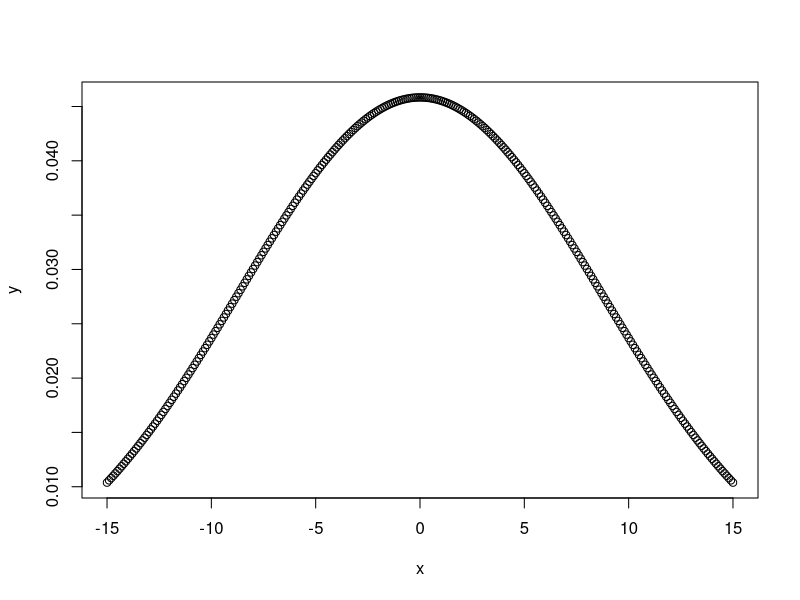
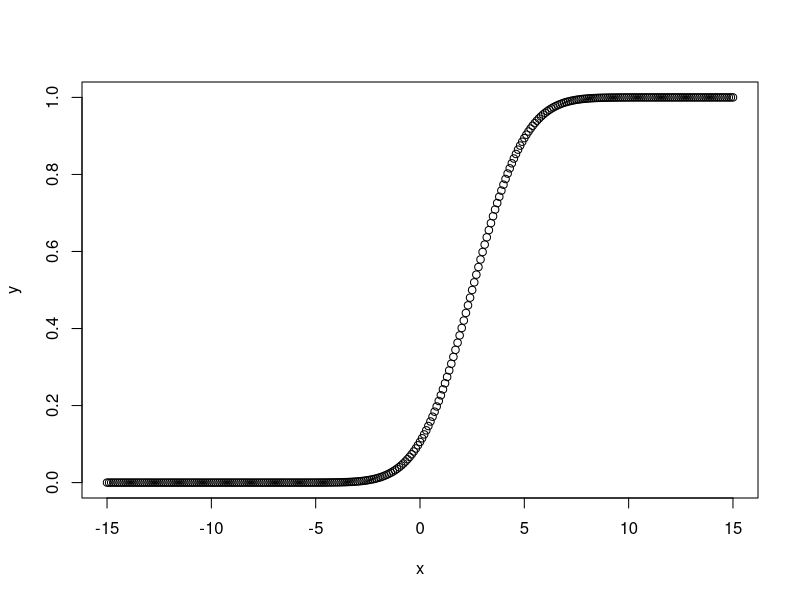
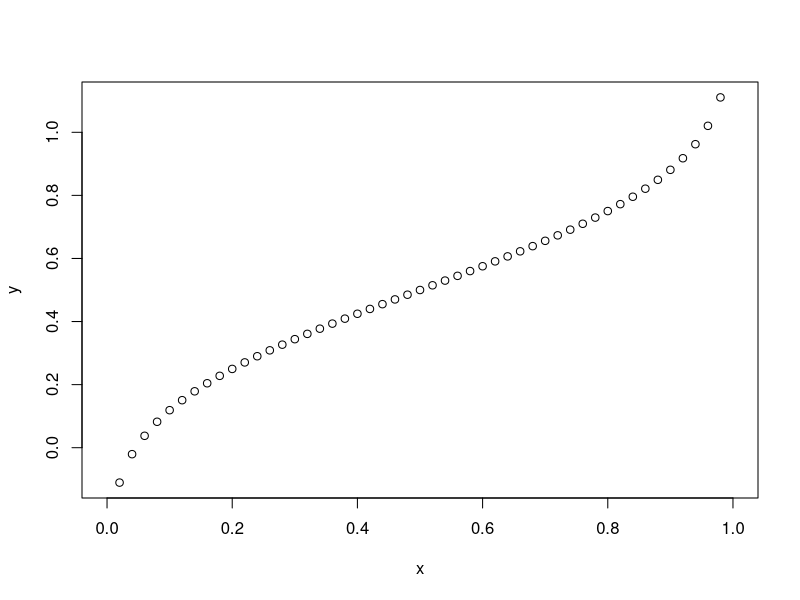
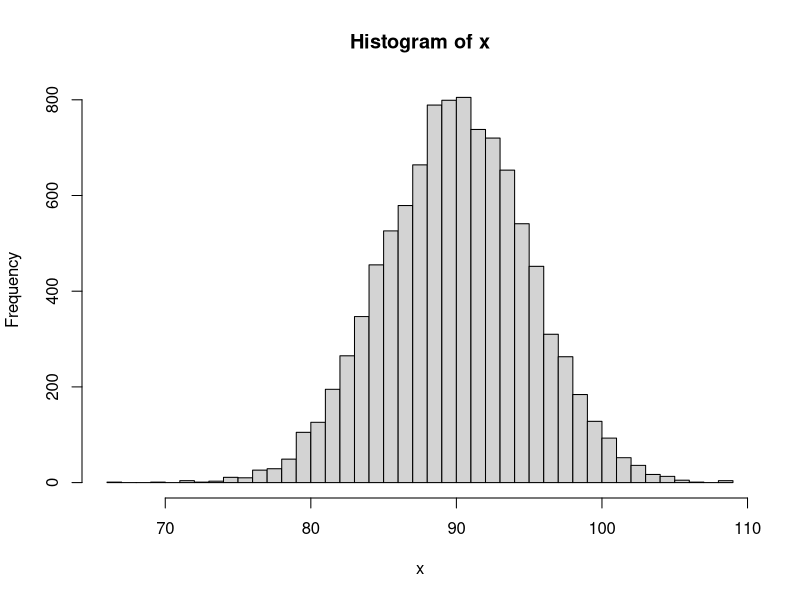

The R source for these figures, in order:
#Demonstarte finding the probability and probability distributionin R
#[1]Bionomial Distribution
#a)dbinom()
dbinom(3, size = 13, prob = 1 / 6)
#b)pbinom()
pbinom(3, size = 13, prob = 1 / 6)
#c)qbinom()
qbinom(0.8419226, size = 13, prob = 1 / 6)
#d)rbinom
rbinom(8, size = 13, prob = 1 / 6)

#[2]Poissons Distribution
#a)dpois
dpois(6, 6)
#b)ppois
ppois(6, 6)
#c)rpois
rpois(6, 6)
#d)qpois
y <- c(.01, .05, .1, .2)
qpois(y, 6)

#[3]Normal Distribution
#a)dnormal
x = seq(-15, 15, by=0.1)#creating seq(-15,15)
y = dnorm(x, mean(x), sd(x))
png(file="dnormExample.png")#Creating Graph
plot(x, y)
dev.off() #closing/saving graph()
#b)pnormal
x <- seq(-15,15,by=0.1)
y <- pnorm(x, mean = 2.5, sd = 2)
png(file="pnormExample.png")
plot(x, y)
dev.off() 
#c)qnormal
x <- seq(0, 1, by = 0.02)
y <- qnorm(x, mean(x), sd(x))
png(file = "qnormExample.png")
plot(x, y)
dev.off()
#d)rnormal
x <- rnorm(10000, mean=90, sd=5)
png(file = "rnormExample.png")
hist(x, breaks=50)
dev.off()
